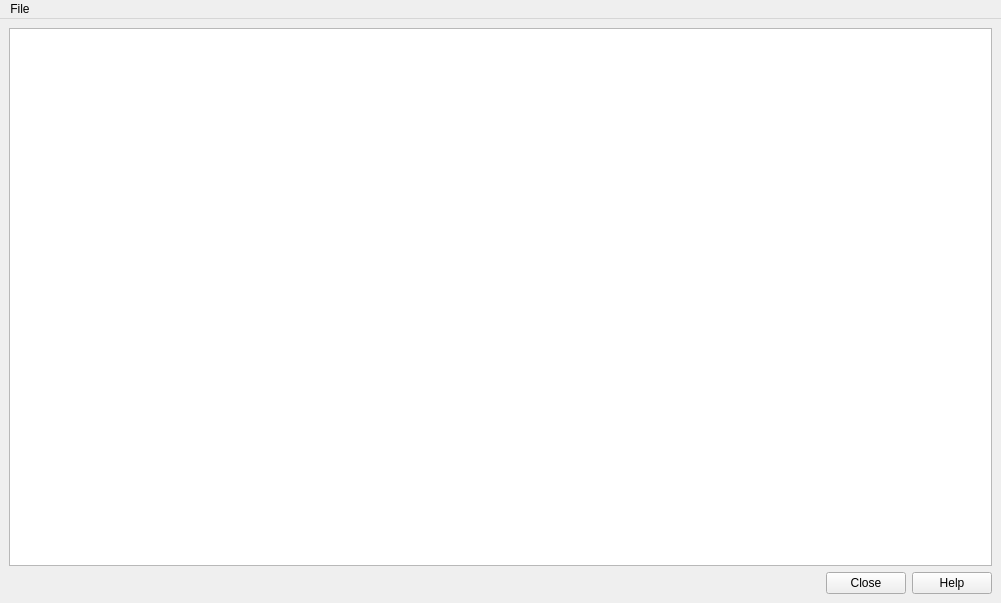
<?xml version="1.0" encoding="UTF-8"?>
<ui version="4.0">
 <class>GridPanelUI</class>
 <widget class="QMainWindow" name="GridPanelUI">
  <property name="geometry">
   <rect>
    <x>0</x>
    <y>0</y>
    <width>1001</width>
    <height>603</height>
   </rect>
  </property>
  <property name="sizePolicy">
   <sizepolicy hsizetype="MinimumExpanding" vsizetype="Preferred">
    <horstretch>0</horstretch>
    <verstretch>0</verstretch>
   </sizepolicy>
  </property>
  <property name="windowTitle">
   <string>Grid Panel</string>
  </property>
  <widget class="QWidget" name="centralwidget">
   <layout class="QGridLayout" name="gridLayout">
    <item row="1" column="0">
     <layout class="QHBoxLayout" name="horizontalLayout">
      <item>
       <spacer name="horizontalSpacer">
        <property name="orientation">
         <enum>Qt::Horizontal</enum>
        </property>
        <property name="sizeHint" stdset="0">
         <size>
          <width>40</width>
          <height>20</height>
         </size>
        </property>
       </spacer>
      </item>
      <item>
       <widget class="QPushButton" name="cmdOK">
        <property name="text">
         <string>Close</string>
        </property>
       </widget>
      </item>
      <item>
       <widget class="QPushButton" name="cmdHelp">
        <property name="text">
         <string>Help</string>
        </property>
       </widget>
      </item>
     </layout>
    </item>
    <item row="0" column="0">
     <widget class="QTableWidget" name="tblParams">
      <property name="alternatingRowColors">
       <bool>true</bool>
      </property>
     </widget>
    </item>
   </layout>
  </widget>
  <widget class="QMenuBar" name="menubar">
   <property name="geometry">
    <rect>
     <x>0</x>
     <y>0</y>
     <width>1001</width>
     <height>26</height>
    </rect>
   </property>
   <widget class="QMenu" name="menuFile">
    <property name="title">
     <string>File</string>
    </property>
    <addaction name="actionOpen"/>
    <addaction name="actionOpen_with_Excel"/>
    <addaction name="separator"/>
    <addaction name="actionSave"/>
   </widget>
   <addaction name="menuFile"/>
  </widget>
  <action name="actionOpen">
   <property name="text">
    <string>Open</string>
   </property>
  </action>
  <action name="actionOpen_with_Excel">
   <property name="text">
    <string>Open with Excel</string>
   </property>
  </action>
  <action name="actionSave">
   <property name="text">
    <string>Save</string>
   </property>
  </action>
 </widget>
 <resources/>
 <connections>
  <connection>
   <sender>cmdOK</sender>
   <signal>clicked()</signal>
   <receiver>GridPanelUI</receiver>
   <slot>close()</slot>
   <hints>
    <hint type="sourcelabel">
     <x>832</x>
     <y>535</y>
    </hint>
    <hint type="destinationlabel">
     <x>495</x>
     <y>293</y>
    </hint>
   </hints>
  </connection>
 </connections>
</ui>
